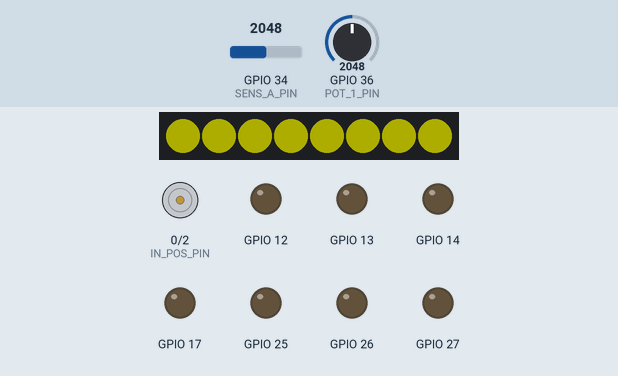
A sketch run on a simulated ESP32. Shown: 8 RGB LEDs in strip order, left to right, motor-driver pin pairs drawn as motors (green arrow = first pin HIGH = forward, orange = second pin HIGH = backward, longer = more drive, scaled by the enable pin), output pins drawn as LEDs (lit = HIGH). The test bench sets the inputs (shaded band); at power-on: GPIO 36 (POT_1_PIN) = 2048, GPIO 34 (SENS_A_PIN) = 2048. Dim RGB values are drawn brighter than linear; WiFi joins after 1.5 s; servers stay silent unless stated; no MQTT or app messages arrive unless stated; pins used as bus, display or sensor lines are not drawn.

Above: at 0.4 s.
At 2.5 s:
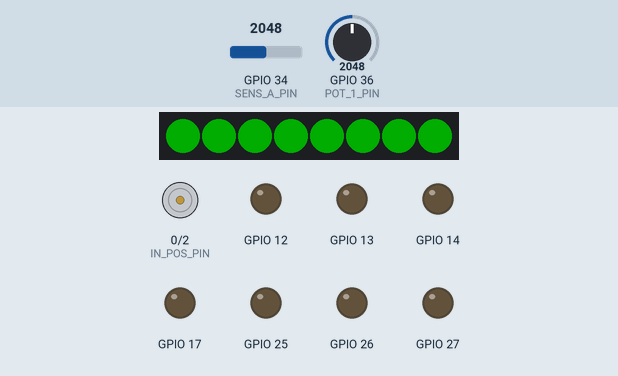
2.6 s: GPIO 36 (POT_1_PIN) set to 0
4.1 s: GPIO 36 (POT_1_PIN) set to 140
Timing chart, 0 to 7.1 s (numbered marks = the images above; inputs shaded):
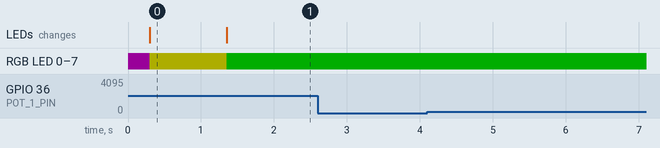

The sketch:

ARM_ID1.ino
```cpp
#include <Arduino.h>
#include <Adafruit_NeoPixel.h>
#include "Config.h"
#include "pins.h"
#include "Network.h"
#include "ARM_CAN.h"
#include "MotorControl.h"


#define NUMPIXELS 8
Adafruit_NeoPixel pixels(NUMPIXELS, Pins::NEOPIXEL_PIN, NEO_GRB + NEO_KHZ800);
unsigned long lastMqttCmdTime = 0;
bool lastMqttState = false;
bool isFirstLoop = true;

void setStripColor(uint32_t color) {
    for(int i = 0; i < NUMPIXELS; i++) {
        pixels.setPixelColor(i, color);
    }
    pixels.show();
}


void setup() {
  //Serial.begin(115200);
  Pins::init_pins();

  // Ustawienie 10-bitowej rozdzielczości dla pinów PWM (zakres 0 - 1023)
  analogWriteResolution(10);

  pixels.begin();
  pixels.setBrightness(50);
  setStripColor(pixels.Color(128, 0, 128)); // Fioletowy
  pixels.show();
  //Serial.println("[SYSTEM] Start konfiguracji...");

  initNetwork();
  initCAN();

  setStripColor(pixels.Color(255, 255, 0)); // Żółty
  pixels.show();
  //Serial.println("[SYSTEM] Konfiguracja zakończona!");
  delay(1000);
}

void loop() {
  handleNetwork();
  handleCAN();

  // ---> Wywołanie naszej nowej funkcji <---
  handleLocalMotor();

  // ==========================================
  // OBSŁUGA STATUSU NEOPIXEL
  // ==========================================
  bool currentMqttState = isMqttConnected();
  if (currentMqttState != lastMqttState || isFirstLoop) {
      lastMqttState = currentMqttState;
      isFirstLoop = false;

      if (currentMqttState) {
          setStripColor(pixels.Color(0, 255, 0)); // ZIELONY - Połączono
      } else {
          setStripColor(pixels.Color(255, 0, 0)); // CZERWONY - Brak połączenia
      }
  }

  // ==========================================
  // WYSYŁANIE TELEMETRII CO 100ms
  // ==========================================
  static unsigned long lastPub = 0;
  if (millis() - lastPub > 100) {
    lastPub = millis();
    sensA = analogRead(Pins::SENS_A_PIN) * (2.0 / 4095.0);
    sendFeedbackMessage();
  }
  delay(1);
}
```

ARM_CAN.cpp
```cpp
#include "ARM_CAN.h"

// ==========================================
// Ustawienia sprzętowe i protokołu
// ==========================================
constexpr long CAN_BAUDRATE     = 500E3; // 500 kbps
constexpr uint32_t MY_NODE_ID   = 0x01;  // ID Głównego ESP32

constexpr uint32_t JOINT_2_ID   = 0x02;  // Docelowe ID dla Joint 2
constexpr uint32_t JOINT_3_ID   = 0x03;  // Docelowe ID dla Joint 3 (Dodane do karuzeli)
constexpr uint32_t JOINT_4_ID   = 0x04;  // Telemetria z ID 4
constexpr uint32_t JOINT_4_CMD_ID = 0x14; // Komendy ruchu dla ID 4
constexpr uint32_t MINI_SERVO_ID = 5;   // Docelowe ID 10 dla Mini Serw

ST3025_Data servos_id4[4];


static unsigned long last_rx_time[15] = {0};

void initCAN() {
    CAN.setPins(Pins::RX_CAN_PIN, Pins::TX_CAN_PIN);
    CAN.begin(CAN_BAUDRATE);
}


void handleCAN() {
    int max_packets = 10;
    // ==========================================
    // 1. ODBIÓR DANYCH Z CAN (Błyskawiczny nasłuch)
    // ZMIANA: Używamy 'while' zamiast 'if'. Dzięki temu jeśli przyjdą
    // np. 2 ramki na raz, procesor ściągnie obie zanim ruszy dalej.
    // ==========================================
    while (int packetSize = CAN.parsePacket()) {
        max_packets--;
        uint32_t receivedId = CAN.packetId();
        if (receivedId < 15) {
            last_rx_time[receivedId] = millis();
        }
        // --- Odbiór enkodera z Joint 2 (ID 2) ---
        if (receivedId == JOINT_2_ID && packetSize >= 4) {
            float enc_pos = 0.0f;
            uint8_t buffer[4];
            for (int i = 0; i < 4; i++) buffer[i] = CAN.read();
            memcpy(&enc_pos, &buffer[0], 4);
            enc_joints[1] = enc_pos;
            can_status[0] = true;
        }
        // --- Odbiór enkodera z Joint 3 (ID 3) ---
        else if (receivedId == JOINT_3_ID && packetSize >= 4) {
            float enc_pos = 0.0f;
            uint8_t buffer[4];
            for (int i = 0; i < 4; i++) buffer[i] = CAN.read();
            memcpy(&enc_pos, &buffer[0], 4);
            enc_joints[2] = enc_pos;
            can_status[1] = true;
        }
        // --- Odbiór telemetrii z ID 4 (Ping-Pong z ST3025) ---
        // --- Odbiór telemetrii z ID 4 (Ping-Pong z ST3025) ---
// --- Odbiór telemetrii z ID 4 (Zbiorcza ramka 8-bajtowa) ---
        else if (receivedId == JOINT_4_ID && packetSize == 8) {
            can_status[2] = true; // Flaga utrzymująca węzeł przy życiu

            uint8_t buf[8];
            for (int i = 0; i < 8; i++) buf[i] = CAN.read();

            // Dekodowanie 4 silników jednocześnie z jednej ramki
            for (int servo_idx = 0; servo_idx < 4; servo_idx++) {
                servos_id4[servo_idx].is_connected = true;

                int16_t pos;
                memcpy(&pos, &buf[servo_idx * 2], 2);
                servos_id4[servo_idx].position = pos;

                // Konwersja z kroków (0-4095) na radiany
                float radians = pos * (360.0f / 4096.0f) * (PI / 180.0f);

                // Mapowanie: servo_idx 0..3 odpowiada za joint4..joint7 w głównej tablicy
                enc_joints[servo_idx + 3] = radians;
            }
        }
    }

    // ==========================================
    // 2. NADAWANIE SEKWENCYJNE (KARUZELA MASTER-SLAVE)
    // Procesor ID 1 co 3 milisekundy strzela kolejną ramką
    // do kolejnego serwa, upewniając się, że kabel CAN jest pusty.
    // ==========================================
static unsigned long last_poll_time = 0;
    static uint8_t poll_step = 0;
    static unsigned long last_ping_time = 0; // Dodany timer dla pingu

    if (millis() - last_poll_time >= 3) {
        last_poll_time = millis();

        // KROK A: Określamy, z jakiego ID przychodzi odpowiedź dla obecnego kroku
        uint32_t expected_rx_id = 0;
        if (poll_step == 0) expected_rx_id = JOINT_2_ID;
        else if (poll_step == 1) expected_rx_id = JOINT_3_ID;
        else if (poll_step >= 2 && poll_step <= 6) expected_rx_id = MINI_SERVO_ID;
        else if (poll_step >= 7 && poll_step <= 10) expected_rx_id = JOINT_4_ID; // Telemetria ID4 przychodzi z 4

        // KROK B: Czy węzeł żyje? (Odezwał się w ciągu ostatnich 1000 ms)
        // KROK B: Czy węzeł żyje? (Dla ID 5 wymuszamy true)
bool is_alive = (expected_rx_id == MINI_SERVO_ID) || (millis() - last_rx_time[expected_rx_id] < 1000);

        // KROK C: Ping - raz na sekundę wysyłamy w ciemno, aby "obudzić" nowo podłączone kable
        bool ping_cycle = (millis() - last_ping_time > 1000);

        // WYSYŁAJ TYLKO JEŚLI MODUŁ ŻYJE LUB JEST TO CYKL PINGU
        if (is_alive || ping_cycle) {
            switch(poll_step) {
                case 0: {
                // Krok 0: Wyślij komendę do Joint 2
                  CAN.beginPacket(JOINT_2_ID);
                  float j2_pos = target_joints[1];
                  float j2_speed = target_speeds[1];
                  CAN.write((const uint8_t*)&j2_pos, 4);
                  CAN.write((const uint8_t*)&j2_speed, 4);
                  CAN.endPacket();
                  break;
            }
            case 1: {
                // Krok 1: Wyślij komendę do Joint 3
                CAN.beginPacket(JOINT_3_ID);
                float j3_pos = target_joints[2];
                float j3_speed = target_speeds[2];
                CAN.write((const uint8_t*)&j3_pos, 4);
                CAN.write((const uint8_t*)&j3_speed, 4);
                CAN.endPacket();
                break;
            }
            case 2:
            case 3:
            case 4:
            case 5:
            case 6: {
                // Kroki 2 do 6: Wyślij komendy do 5 Mini Serw (ID 5)
                uint8_t mini_idx = poll_step - 2;
                CAN.beginPacket(MINI_SERVO_ID);

                // Pobieramy zadaną prędkość z MQTT (zakładając, że to tutaj spływają komendy 0/100/200)
                uint16_t can_val = (uint16_t)target_mini_speeds[mini_idx];

                CAN.write(mini_idx);
                CAN.write((const uint8_t*)&can_val, 2);
                CAN.endPacket();
                break;
            }
            case 7:
            case 8:
            case 9:
            case 10: {
                // Kroki 7 do 10: Wyślij komendy do Serw ID 4
                uint8_t id4_idx = poll_step - 7;
                CAN.beginPacket(JOINT_4_CMD_ID);

                int16_t target_pos_steps = 0;
                int16_t speed = 0;

                if (id4_idx == 3) {
                    // --- SERWO 4 (Rotacja ciągła) ---
                    // Pobieramy wartość sterującą (0-200) ze zmiennej pozycji (joysticka),
                    // a nie z globalnego limitu prędkości.
                    speed = (int16_t)target_speeds[id4_idx + 3];

                    if (speed != 100) {
                        target_pos_steps = 1000; // Kręć przez maks 1 sekundę
                    } else {
                        target_pos_steps = 0;    // Natychmiastowe hamowanie (puszczony przycisk)
                    }
                } else {
                    // --- Standardowe serwa pozycyjne (id4_idx 0, 1, 2) ---
                    // Tutaj normalnie pobieramy docelową prędkość oraz pozycję w radianach
                    speed = (int16_t)target_speeds[id4_idx + 3];
                    float radians = target_joints[id4_idx + 3];
                    target_pos_steps = (int16_t)(radians * (180.0 / PI) * (4096.0 / 360.0));
                }

                CAN.write(id4_idx);
                CAN.write((const uint8_t*)&target_pos_steps, 2);
                CAN.write((const uint8_t*)&speed, 2);
                CAN.endPacket();
                break;
            }
        }
        }

        // Przejście do kolejnego węzła
        poll_step++;
        if (poll_step > 10) {
            poll_step = 0; // Reset karuzeli na koniec cyklu
            if (ping_cycle) last_ping_time = millis(); // Resetujemy licznik pingu po pełnym obiegu
        }
    }
}
```

ARM_CAN.h
```cpp
#ifndef ARM_CAN_H
#define ARM_CAN_H

#include <Arduino.h>
#include <CAN.h>
#include "pins.h"
#include "Config.h"

void initCAN();
void handleCAN();


#endif
```

MotorControl.cpp
```cpp
#include "MotorControl.h"

// Zmienne statyczne do filtra uśredniającego (brak zmiennych PID)
static int pot_readings[10] = {0};
static int read_index = 0;
static long pot_total = 0;
static bool is_first_read = true;

void handleLocalMotor() {
    // 1. ODCZYT I UŚREDNIANIE (Średnia krocząca)
    int raw_read = analogRead(Pins::POT_1_PIN);

    if (is_first_read) {
        for (int i = 0; i < 10; i++) {
            pot_readings[i] = raw_read;
            pot_total += raw_read;
        }
        is_first_read = false;
    }

    pot_total = pot_total - pot_readings[read_index];
    pot_readings[read_index] = raw_read;
    pot_total = pot_total + pot_readings[read_index];
    read_index = (read_index + 1) % 10;
    int potValue = pot_total / 10;

    potValue = constrain(potValue, POT1_MIN_ADC, POT1_MAX_ADC);
    float currentAngle = (float)(potValue - POT1_MIN_ADC) * POT1_MAX_ANGLE / (POT1_MAX_ADC - POT1_MIN_ADC);

    // Aktualizacja tablicy telemetrii do JSON (w radianach)
    enc_joints[0] = currentAngle * (PI / 180.0);

    float targetAngle = target_joints[0] * (180.0 / PI);
    targetAngle = constrain(targetAngle, 0.0, POT1_MAX_ANGLE);

    // 2. Obliczenie uchybu (tylko w celu określenia kierunku i momentu stopu)
    float error = targetAngle - currentAngle;

    // 3. Konwersja zadanej prędkości z suwaka w aplikacji MQTT (0-100) na PWM
    // Przy ustawieniu prędkości na 100%, final_pwm wyniesie równe 1023 (pełne 12V z L298N)
    int final_pwm = map(target_speeds[0], 0, 100, 0, 1023);
    final_pwm = constrain(final_pwm, 0, 1023);

    // ==========================================
    // 4. WYSTEROWANIE SILNIKA (Tryb dwustawny ON/OFF)
    // ==========================================
    if (abs(error) > ANGLE_TOLERANCE) {
        // Jeśli uchyb jest poza martwą strefą, dajemy pełne napięcie
        bool moveForward = (error > 0);
        if (MOTOR1_DIRECTION == 1) moveForward = !moveForward;

        if (moveForward) {
            digitalWrite(Pins::IN_POS_PIN, HIGH);
            digitalWrite(Pins::IN_NEG_PIN, LOW);
        } else {
            digitalWrite(Pins::IN_POS_PIN, LOW);
            digitalWrite(Pins::IN_NEG_PIN, HIGH);
        }
        analogWrite(Pins::ENABLE_PIN, final_pwm); // Cały czas stały "kop" napięcia
    } else {
        // Jesteśmy w celu (wewnątrz tolerancji) - odcięcie zasilania
        digitalWrite(Pins::IN_POS_PIN, LOW);
        digitalWrite(Pins::IN_NEG_PIN, LOW);
        analogWrite(Pins::ENABLE_PIN, 0);
    }
}
```

MotorControl.h
```cpp
#ifndef MOTOR_CONTROL_H
#define MOTOR_CONTROL_H

#include <Arduino.h>
#include "Config.h"
#include "pins.h"

// ==========================================
// KONFIGURACJA SILNIKA LOKALNEGO (JOINT 1 / L298N)
// ==========================================
// Kalibracja potencjometru (odczyty z ADC ESP32)
constexpr int POT1_MIN_ADC = 0;         // Wartość ADC dla 0 stopni
constexpr int POT1_MAX_ADC = 4095;      // Wartość ADC dla 120 stopni (granica bezpieczeństwa)
constexpr float POT1_MAX_ANGLE = 120.0; // Maksymalny dopuszczalny kąt w stopniach

// Konfiguracja sprzętowa
constexpr uint8_t MOTOR1_DIRECTION = 1; // 0 lub 1 - zmiana kierunku obrotu
constexpr float ANGLE_TOLERANCE = 0.2;  // Martwa strefa (histereza) w stopniach

// Deklaracja funkcji
void handleLocalMotor();

#endif
```

Network.cpp
```cpp
#include "Network.h"
#include <SPI.h>
#include "pins.h" // <--- Ważne: dołączamy plik z pinami

byte mac[] = { 0xDE, 0xAD, 0xBE, 0xEF, 0xFE, 0xED };
IPAddress ip(192, 168, 1, 53);
const char* mqtt_server = "192.168.1.1";

EthernetClient ethClient;
PubSubClient client(ethClient);

// Definicje zmiennych globalnych
float target_joints[8], target_mini_joints[5];
float target_speeds[8] = {0.0f, 0.0f, 0.0f, 0.0f, 0.0f, 0.0f, 100.0f, 0.0f};
bool fan_state = false;
float enc_joints[8], enc_mini_joints[5], sensA, sensB, ampermeter;
int system_error = 0;
bool can_status[7] = {false};

float target_mini_speeds[5] = {100.0f, 100.0f, 100.0f, 100.0f, 100.0f}; // Wartość 100 = STOP

void callback(char* topic, byte* payload, unsigned int length) {
  StaticJsonDocument<1536> doc;
  DeserializationError error = deserializeJson(doc, payload, length);

  if (error) {
    //Serial.print("[MQTT] JSON Error: "); Serial.println(error.c_str());
    return;
  }

  String eventType = doc["eventType"] | "";
  if (eventType == "Robotic_arm_cmd") {
    lastMqttCmdTime = millis();
    JsonObject p = doc["payload"];

    // Pobieranie pozycji i prędkości głównej
    for(int i=0; i<8; i++) {
      char keyRad[15], keySpeed[15];
      sprintf(keyRad, "joint%d_rad", i+1);
      sprintf(keySpeed, "joint%d_speed", i+1);
      target_joints[i] = p[keyRad] | 0.0f;
      target_speeds[i] = p[keySpeed] | 0.0f;
    }

    // Pobieranie przegubów mini
    for(int i=0; i<5; i++) {
      char keyRad[20], keySpeed[20];
      sprintf(keyRad, "joint_mini_%d_rad", i+1);
      sprintf(keySpeed, "joint_mini_%d_speed", i+1);
      target_mini_joints[i] = p[keyRad] | 0.0f;
      target_mini_speeds[i] = p[keySpeed] | 100.0f;
    }

    fan_state = doc["cmd"]["fan"] | false;
    //Serial.println("[MQTT] Command Received & Parsed");
  }
}

void initNetwork() {
  //Serial.println("Init Ethernet...");

  // Zaktualizowane piny z przestrzeni nazw Pins::
  pinMode(Pins::WIZ_RST_PIN, OUTPUT);
  digitalWrite(Pins::WIZ_RST_PIN, LOW); delay(100);
  digitalWrite(Pins::WIZ_RST_PIN, HIGH); delay(200);

  SPI.begin(Pins::WIZ_SCLK_PIN, Pins::WIZ_MISO_PIN, Pins::WIZ_MOSI_PIN, Pins::WIZ_SCN_PIN);
  Ethernet.init(Pins::WIZ_SCN_PIN);
  Ethernet.begin(mac, ip);

  client.setServer(mqtt_server, MQTT_PORT);
  client.setCallback(callback);
  client.setBufferSize(2048);
}

void sendFeedbackMessage() {
    if (!client.connected()) return;

    StaticJsonDocument<1536> doc;
    doc["eventType"] = "Robotic_arm_enc";
    JsonObject p = doc.createNestedObject("payload");

    // Pakowanie enkoderów
    for(int i=0; i<8; i++) {
      char key[20]; sprintf(key, "enc_joint%d_rad", i+1);
      p[key] = enc_joints[i];
    }
    for(int i=0; i<5; i++) {
      char key[25]; sprintf(key, "enc_joint_mini_%d_rad", i+1);
      p[key] = enc_mini_joints[i];
    }

    // Telemetria
    p["error"] = system_error;

    // Statusy CAN
    for(int i=0; i<7; i++) {
      char key[10]; sprintf(key, "canid%d", i+2);
      p[key] = can_status[i] ? 1 : 0;
    }

    char buffer[1536];
    serializeJson(doc, buffer);
    client.publish(TOPIC_FEEDBACK, buffer);
}

void handleNetwork() {
  if (!client.connected()) {
    if (client.connect("Robotic_Arm_ESP32")) {
      client.subscribe(TOPIC_CMD);
    }
  }
  client.loop();
}

// ... reszta pliku Network.cpp bez zmian ...

bool isMqttConnected() {
    return client.connected();
}
```

Network.h
```cpp
#ifndef NETWORK_H
#define NETWORK_H

#include <Arduino.h>
#include <SPI.h>
#include <Ethernet.h>
#include <PubSubClient.h>
#include <ArduinoJson.h>
#include "Config.h"

void initNetwork();
void handleNetwork();
void sendFeedbackMessage();
bool isMqttConnected(); // <--- Nowa funkcja do sprawdzania statusu

#endif
```

Config.h
```cpp
#ifndef CONFIG_H
#define CONFIG_H

#include <Arduino.h>

// --- KONFIGURACJA SIECI ---
const int MQTT_PORT = 1883;
const char* const TOPIC_CMD      = "Robotic_arm_cmd"; // Odbieranie (z PC do ESP)
const char* const TOPIC_FEEDBACK = "Robotic_arm_enc"; // Wysyłanie (z ESP do PC)

// ==========================================
// ZMIENNE GLOBALNE DLA RAMIENIA
// ==========================================
// Pozycje zadane (z MQTT)
extern float target_joints[8];
extern float target_mini_joints[5];
extern float target_speeds[8];

extern float target_mini_speeds[5];
extern bool fan_state;

// Dane z enkoderów i telemetria (do wysłania)
extern float enc_joints[8];
extern float enc_mini_joints[5];
extern float sensA, sensB, ampermeter;
extern int system_error;
extern bool can_status[7]; // ID 2 do 8

extern unsigned long lastMqttCmdTime;

// ==========================================
// DANE TELEMETRYCZNE Z WĘZŁA ID_4 (SERWA ST3025)
// ==========================================
struct ST3025_Data {
    bool is_connected = false;
    bool is_moving = false;
    int16_t position = 0;
    int16_t speed = 0;
    int16_t load = 0;
    int16_t current = 0;
    uint8_t voltage = 0;
    uint8_t temperature = 0;
};

// Tablica przechowująca stan 4 serw z węzła ID_4
extern ST3025_Data servos_id4[4];


#endif
```

Source omitted: Pins.h (2439 bytes)

Measured:
- what the display in image 0 shows lasts 1.1 s, from 0.3 s to 1.4 s
